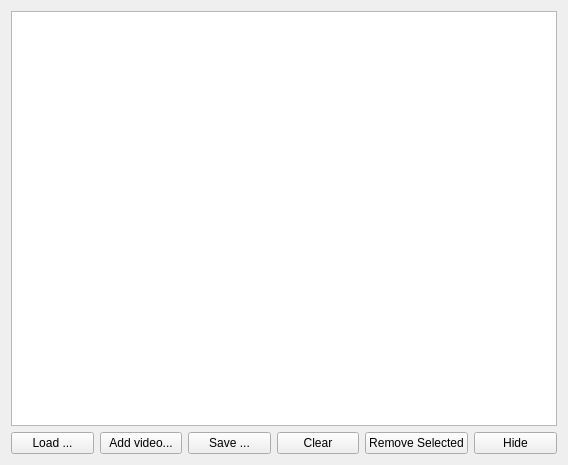
<?xml version="1.0" encoding="UTF-8"?>
<ui version="4.0">
 <class>PlaylistWindow</class>
 <widget class="QWidget" name="PlaylistWindow">
  <property name="geometry">
   <rect>
    <x>0</x>
    <y>0</y>
    <width>568</width>
    <height>465</height>
   </rect>
  </property>
  <property name="windowTitle">
   <string>Form</string>
  </property>
  <property name="windowOpacity">
   <double>1.000000000000000</double>
  </property>
  <layout class="QGridLayout" name="gridLayout">
   <item row="0" column="0">
    <layout class="QVBoxLayout" name="verticalLayout">
     <item>
      <widget class="QTableView" name="plsView"/>
     </item>
     <item>
      <layout class="QHBoxLayout" name="horizontalLayout">
       <item>
        <widget class="QPushButton" name="btnLoadPlaylist">
         <property name="text">
          <string>Load ...</string>
         </property>
        </widget>
       </item>
       <item>
        <widget class="QPushButton" name="btnAddVideo">
         <property name="text">
          <string>Add video...</string>
         </property>
        </widget>
       </item>
       <item>
        <widget class="QPushButton" name="btnSavePlaylist">
         <property name="text">
          <string>Save ...</string>
         </property>
        </widget>
       </item>
       <item>
        <widget class="QPushButton" name="btnClearPlaylist">
         <property name="text">
          <string>Clear</string>
         </property>
        </widget>
       </item>
       <item>
        <widget class="QPushButton" name="btnRemoveSelected">
         <property name="text">
          <string>Remove Selected</string>
         </property>
        </widget>
       </item>
       <item>
        <widget class="QPushButton" name="btnHide">
         <property name="text">
          <string>Hide</string>
         </property>
        </widget>
       </item>
      </layout>
     </item>
    </layout>
   </item>
  </layout>
  <action name="action_remove_selected_items_from_playlist">
   <property name="text">
    <string>Remove selected items from playlist</string>
   </property>
  </action>
  <action name="action_remove_selected_items_from_HDD">
   <property name="text">
    <string>Remove selected items from HDD</string>
   </property>
  </action>
  <action name="action_clear_playlist">
   <property name="text">
    <string>Clear playlist</string>
   </property>
  </action>
  <action name="actionAdd_video_to_playlist">
   <property name="text">
    <string>Add video to playlist</string>
   </property>
  </action>
 </widget>
 <resources/>
 <connections/>
</ui>
